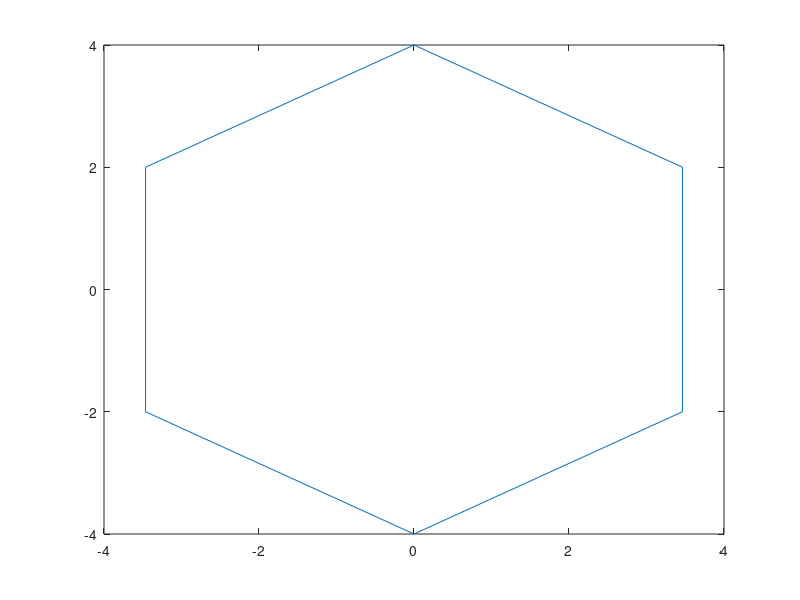

Source code (MATLAB): (Note: this script raises an error after producing the figure.)
%1
figure(1)
fi =0:2*pi/6:2*pi;
x=4*sin(fi);
y=4*cos(fi);
plot(x,y)

%3a
figure(2)
x=-5:0.05:5;
exp(1);
plot(fukce(x),'DisplayName','fukce(x)')
hold on   
plot(fukce(x,1),'DisplayName','fukce(x,1)','Color','green')
plot(fukce(x,2),'DisplayName','fukce(x,2)','Color','red')
legend;
xlabel("x");
ylabel("y");
title("f(x,y) = x*e^(-x^2-y^2) + tanh(xy);");
figure(3)
x=-5:0.05:5;
g1 = subplot(3,1,1);
plot(fukce(x))
g1.XLabel.String = 'x';
g1.YLabel.String = 'y';
legend(g1,'fukce(x)');
title(g1,'fukce(x)');
g2 = subplot(3,1,2);
plot(fukce(x,1),'Color','green')
g2.XLabel.String = 'x';
g2.YLabel.String = 'y';
legend(g2,'fukce(x,1)');
title(g2,'fukce(x,1)');
g3 = subplot(3,1,3);
plot(fukce(x,2),'Color','red')
g3.XLabel.String = 'x';
g3.YLabel.String = 'y';
legend(g3,'fukce(x,2)');
title(g3,'fukce(x,2)');
linkaxes([g1 g2 g3],'xy');

%4
figure(4)
[X Y]=meshgrid(-5:0.1:5,-6:0.2:6);
mesh(X,Y,fukce(X,Y))

